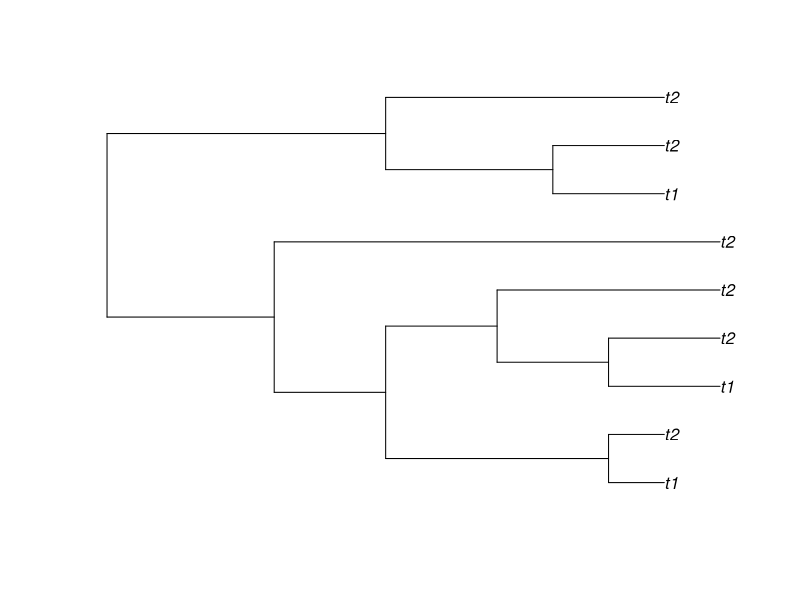

Write the R code that produced this figure.
## ---- chunk 1
set.seed(10101)
# number of target genes
n_target <- 5e3
# number of transcription factors
n_tf <- 500
# target numbers
n_targets <- rep(0, n_tf)
# minimum number of target genes per transcription factor should be 3
while(any(n_targets < 3))
    n_targets[n_targets < 3] <- rpois(sum(n_targets < 3), exp(runif(sum(n_targets < 3))*5))
n_targets[n_targets > n_target] = n_target
# set number of transcription factors per target gene
n_tfs_per_target <- sample(1:n_target, sum(n_targets)-n_target, replace  =TRUE)
# ensure at least one transcription factor per target gene
n_tfs_per_target <- c(n_tfs_per_target, 1:n_target)
n_tfs_per_target <- table(n_tfs_per_target)
reg_matrix <- matrix(0, ncol = n_tf, nrow = n_target, dimnames = list(1:n_target, (n_target+1):(n_target+n_tf)))
connected_targets <- c()
for (i in 1:ncol(reg_matrix)){
    # account for possible repeated target genes at the last step by using min function
    tgs <- sample(setdiff(1:n_target, connected_targets), min(n_targets[i], length(setdiff(1:n_target, connected_targets))))
    reg_matrix[tgs,i] <- 1
    # find exhausted targets
    connected_targets <- which(rowSums(reg_matrix)==n_tfs_per_target)
}

GRN <- reshape2::melt(reg_matrix)
GRN <- GRN[GRN[,3]==1, 1:2]
colnames(GRN) <- c("regulated.gene", "regulator.gene")
GRN$regulator.effect <- runif(nrow(GRN), min=1, max =5)

# prepare phylogenetic tree
library(ape)
phyla <- fork.tree <- stree(2)
phyla <- bind.tree(phyla, fork.tree, 1)
phyla <- bind.tree(phyla, phyla, 1)
phyla <- bind.tree(phyla, phyla, 1)
phyla <- compute.brlen(phyla, c(3, 2, 4, 1, 1, 2, 2, 2, 2, 4, 8, 5, 3, 2, 2, 5))
plot(phyla)
